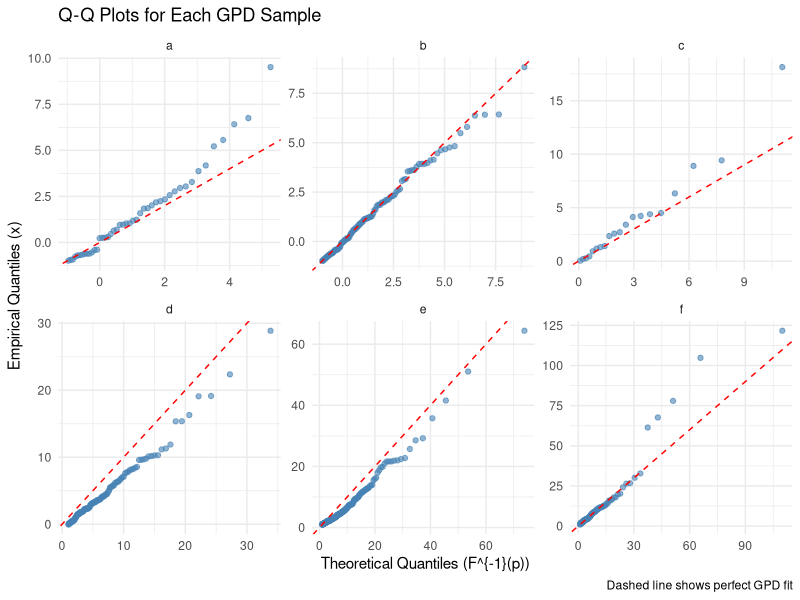
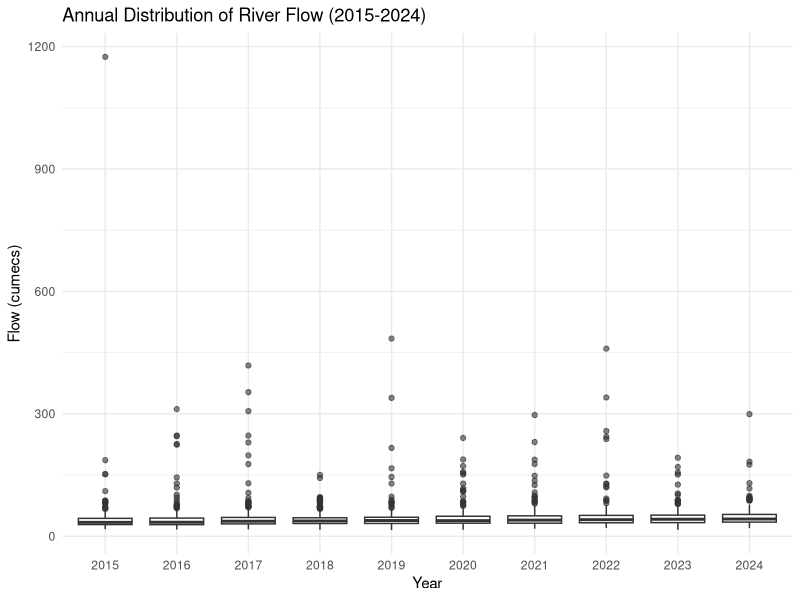
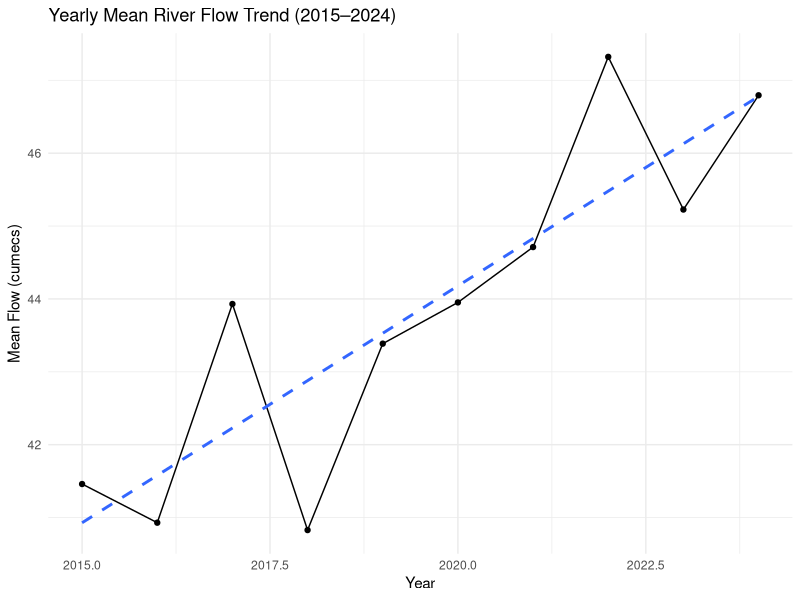
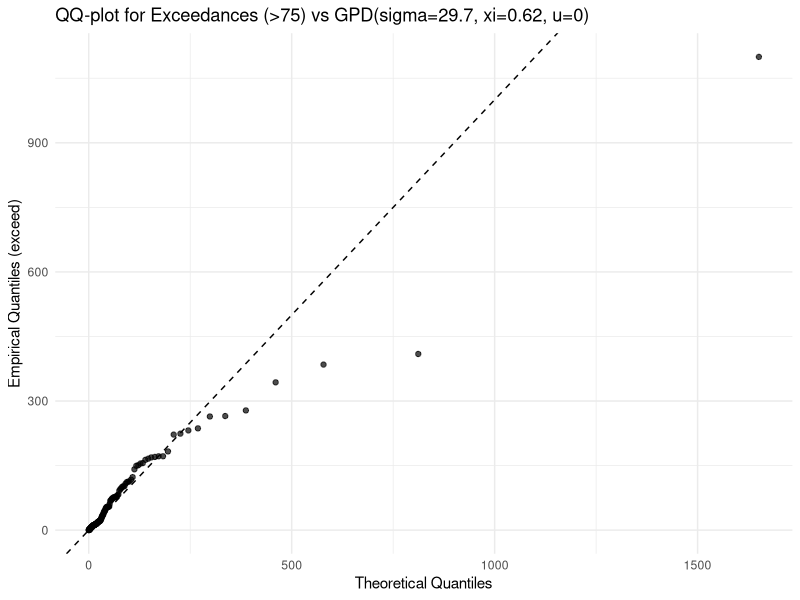
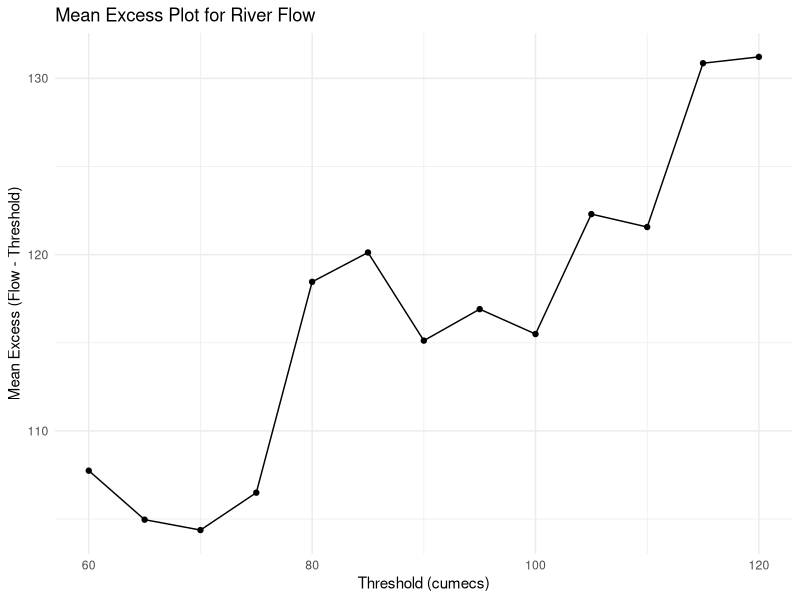

Write R code to recreate these figures, in order.
## ---- chunk 1
#| echo: true
# Q2(a)
#' qgpd: Quantile function for the Generalised Pareto Distribution
#'
#' Computes the quantiles x_p of GPD(u, sigma, xi) for probabiltiies p in [0,1].
#' Supports log.p and upper/lower tails. Vectorised over p.
#' 
#' @param p Probabilities (numeric vector, 0<=p<=1)
#' @param u Threshold parameter
#' @param sigma Scale (>0)
#' @param xi Shape
#' @param lower.tail Logical; if FALSE, uses upper-tail probability
#' @param log.p Logical; if TRUE, p is given as log(p)
#' @return Numeric vector of quantiles
#' @examples qgpd(c(0.5, 0.9), u=0, sigma=1, xi=0.2)
qgpd <- function(p, u = 0, sigma = 1, xi = 0, lower.tail = TRUE, log.p = FALSE) {
  # input checks
  if (!is.numeric(p)) stop("p must be numeric (vector allowed).")
  if (!is.numeric(u) || length(u) != 1L) stop("u must be a numeric scalar.")
  if (!is.numeric(sigma) || length(sigma) != 1L) stop("sigma must be a numeric scalar.")
  if (!is.numeric(xi) || length(xi) != 1L) stop("xi must be a numeric scalar.")
  if (!is.logical(lower.tail) || length(lower.tail) != 1L) stop("lower.tail must be a single logical.")
  if (!is.logical(log.p) || length(log.p) != 1L) stop("log.p must be a single logical.")
  if (!is.finite(sigma) || sigma <= 0) stop("sigma must be > 0 and finite.")
  if (!is.finite(u) || !is.finite(xi)) stop("u and xi must be finite.")

  # transform probabilities
  p <- as.numeric(p)
  if (log.p) p <- exp(p)
  if (!lower.tail) p <- 1 - p     
  if (any(p < 0 | p > 1, na.rm = TRUE)) stop("All probabilities must be in [0, 1].")

  # compute quantiles
  tol <- sqrt(.Machine$double.eps)
  xi_is_zero <- abs(xi) < tol     # treat very small xi as 0

  if (!xi_is_zero) {
    out <- u + (sigma/xi) * ((1 - p)^(-xi) - 1)
    if (xi < 0) {                 # finite upper endpoint: x^+ = u - sigma/xi
      x_plus <- u - sigma/xi
      out <- pmin(out, x_plus)
    }
  } else {
    out <- u - sigma * log(1 - p) # exponential limit when xi == 0
  }

  # exact endpoints
  at0 <- which(p == 0)
  at1 <- which(p == 1)
  if (length(at0)) out[at0] <- u
  if (length(at1)) out[at1] <- if (xi < 0) (u - sigma/xi) else Inf

  out
}

# Q2(b)
u     <- 1.5
sigma <- 2
xi    <- -0.4
probs <- c(0.5, 0.75, 0.99)

x_p <- qgpd(probs, u = u, sigma = sigma, xi = xi)
upper_endpoint <- u - sigma/xi

data.frame(
  p = probs,
  x_p = round(x_p, 6),
  upper_endpoint = round(upper_endpoint, 6)
)
## ---- chunk 2
#| echo: false

# Q3
suppressPackageStartupMessages({
  library(readr)
  library(dplyr)
  library(tidyr)
  library(ggplot2)
  library(purrr)
})

# read data
params <- read.csv("gpd_parameters.csv")
samples <- read.csv("gpd_samples.csv")

# prepare data
qq_df <- samples %>%
  rename(sample = set_id, x = value) %>%
  left_join(params, by = c("sample" = "id")) %>%
  group_by(sample) %>%
  arrange(x, .by_group = TRUE) %>%
  mutate(i = row_number(),
          n = n(),
          p = (i - 0.5) / n,
          q = qgpd(p, u = first(u), sigma = first(sigma), xi = first(xi)),
          resid = x-q) %>%
  ungroup()
  
# Compute diagnostics
metrics <- qq_df %>%
  group_by(sample) %>%
  summarise(
    n = n(),
    slope = coef(lm(x ~ q))[2],
    rmse = sqrt(mean(resid^2)),
    .groups = "drop"
  ) %>%
  mutate(flag = (abs(slope - 1) > 0.15) | (rmse > median(rmse) + mad(rmse)))
## ---- chunk 3
#| fig-cap: "Six QQ–plots versus the stated GPD parameters."
#| echo: false
# visualise QQ plots 
ggplot(qq_df, aes(x = q, y = x)) +
  geom_point(alpha = 0.6, color = "steelblue") +
  geom_abline(slope = 1, intercept = 0, linetype = "dashed", color = "red") +
  facet_wrap(~sample, scales = "free") +
  labs(
    title = "Q-Q Plots for Each GPD Sample",
    x = "Theoretical Quantiles (F^{-1}(p))",
    y = "Empirical Quantiles (x)",
    caption = "Dashed line shows perfect GPD fit"
  ) +
  theme_minimal()
## ---- chunk 4
#| echo: false
#| fig-cap: "Annual distribution of river flow (2015–2024). Stable medians/spreads support stationarity."
# Q4-fig1
library(ggplot2)
library(dplyr)
flows <- read.csv("riverflow_2015_2024.csv")
flows$year <- substr(flows$date,1,4)

ggplot(flows, aes(x = factor(year), y=flow)) +
  geom_boxplot(alpha=0.6) +
  labs(title="Annual Distribution of River Flow (2015-2024)",
    x="Year", y="Flow (cumecs)") +
  theme_minimal()
## ---- chunk 5
#| echo: false
#| fig-cap: "Yearly mean flow with linear trend. A flat trend supports stationarity."
# Q4-fig2
flows %>%
  group_by(year = substr(flows$date, 1, 4)) %>%
  summarise(mean_flow = mean(flow)) %>%
  ggplot(aes(x = as.numeric(year), y = mean_flow)) +
  geom_line() +
  geom_point() +
  geom_smooth(method = "lm", se = FALSE, linetype = "dashed") +
  labs(title = "Yearly Mean River Flow Trend (2015–2024)",
       x = "Year", y = "Mean Flow (cumecs)") +
  theme_minimal()
## ---- chunk 6
#| echo: false
#| fig-cap: "QQ-plot of exceedances (flow-75) vs GPD(sigma=29.7, xi=0.62, u=0)."
# Q4-fig3
exceed <- flows$flow[flows$flow > 75] - 75
exceed <- sort(exceed)
n <- length(exceed)
p <- (seq_len(n)-0.5) / n

q_theoretical <- qgpd(p, u = 0, sigma = 29.7, xi = 0.62)

qq_df <- data.frame(theoretical = q_theoretical, empirical = exceed)
ggplot(qq_df, aes(theoretical, empirical)) +
  geom_point(alpha = 0.7) +
  geom_abline(slope = 1, intercept = 0, linetype = "dashed") +
  labs(title = "QQ-plot for Exceedances (>75) vs GPD(sigma=29.7, xi=0.62, u=0)",
       x = "Theoretical Quantiles", y = "Empirical Quantiles (exceed)") +
  theme_minimal()
## ---- chunk 7
#| echo: false
#| fig-cap: "Mean residual life (MRL) plot. Near-linear behaviour above u≈75 supports a GPD tail model."
#Q4-fig4
thresholds <- seq(60, 120, by = 5)
mean_excess <- sapply(thresholds, function(u) {
  mean(exceed[exceed > u] - u)
  })
plot_df <- data.frame(thresholds, mean_excess)

ggplot(plot_df, aes(thresholds, mean_excess)) +
  geom_line() +
  geom_point() +
  labs(title = "Mean Excess Plot for River Flow",
       x = "Threshold (cumecs)", y = "Mean Excess (Flow - Threshold)") +
  theme_minimal()
